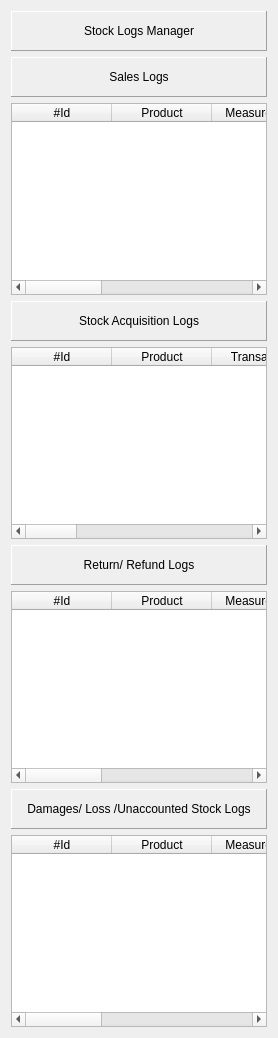
        <widget class="QWidget" name="prd04_stock_logs">
         <layout class="QVBoxLayout" name="verticalLayout_17">
          <item>
           <layout class="QHBoxLayout" name="horizontalLayout_33">
            <item>
             <widget class="QLabel" name="label_184">
              <property name="minimumSize">
               <size>
                <width>0</width>
                <height>40</height>
               </size>
              </property>
              <property name="styleSheet">
               <string notr="true"/>
              </property>
              <property name="frameShape">
               <enum>QFrame::Panel</enum>
              </property>
              <property name="frameShadow">
               <enum>QFrame::Raised</enum>
              </property>
              <property name="text">
               <string>Stock Logs Manager</string>
              </property>
              <property name="alignment">
               <set>Qt::AlignCenter</set>
              </property>
             </widget>
            </item>
           </layout>
          </item>
          <item>
           <widget class="QLabel" name="label_188">
            <property name="minimumSize">
             <size>
              <width>0</width>
              <height>40</height>
             </size>
            </property>
            <property name="styleSheet">
             <string notr="true"/>
            </property>
            <property name="frameShape">
             <enum>QFrame::Panel</enum>
            </property>
            <property name="frameShadow">
             <enum>QFrame::Raised</enum>
            </property>
            <property name="text">
             <string>Sales Logs</string>
            </property>
            <property name="alignment">
             <set>Qt::AlignCenter</set>
            </property>
           </widget>
          </item>
          <item>
           <widget class="QTableWidget" name="tw_stock_logs_sales">
            <column>
             <property name="text">
              <string>#Id</string>
             </property>
            </column>
            <column>
             <property name="text">
              <string>Product</string>
             </property>
            </column>
            <column>
             <property name="text">
              <string>Measurement</string>
             </property>
            </column>
            <column>
             <property name="text">
              <string>Quantity</string>
             </property>
            </column>
            <column>
             <property name="text">
              <string>Unit Cost</string>
             </property>
            </column>
            <column>
             <property name="text">
              <string>View/Edit</string>
             </property>
            </column>
           </widget>
          </item>
          <item>
           <layout class="QHBoxLayout" name="horizontalLayout_39">
            <item>
             <widget class="QLabel" name="label_189">
              <property name="minimumSize">
               <size>
                <width>0</width>
                <height>40</height>
               </size>
              </property>
              <property name="styleSheet">
               <string notr="true"/>
              </property>
              <property name="frameShape">
               <enum>QFrame::Panel</enum>
              </property>
              <property name="frameShadow">
               <enum>QFrame::Raised</enum>
              </property>
              <property name="text">
               <string>Stock Acquisition Logs</string>
              </property>
              <property name="alignment">
               <set>Qt::AlignCenter</set>
              </property>
             </widget>
            </item>
           </layout>
          </item>
          <item>
           <widget class="QTableWidget" name="tw_stock_logs_acquisition">
            <column>
             <property name="text">
              <string>#Id</string>
             </property>
            </column>
            <column>
             <property name="text">
              <string>Product</string>
             </property>
            </column>
            <column>
             <property name="text">
              <string>Transaction</string>
             </property>
            </column>
            <column>
             <property name="text">
              <string>Amount</string>
             </property>
            </column>
            <column>
             <property name="text">
              <string>Unit Cost</string>
             </property>
            </column>
            <column>
             <property name="text">
              <string>Total</string>
             </property>
            </column>
            <column>
             <property name="text">
              <string>DateTime</string>
             </property>
            </column>
            <column>
             <property name="text">
              <string>User</string>
             </property>
            </column>
            <column>
             <property name="text">
              <string>View/Edit</string>
             </property>
            </column>
           </widget>
          </item>
          <item>
           <layout class="QHBoxLayout" name="horizontalLayout_40">
            <item>
             <widget class="QLabel" name="label_194">
              <property name="minimumSize">
               <size>
                <width>0</width>
                <height>40</height>
               </size>
              </property>
              <property name="styleSheet">
               <string notr="true"/>
              </property>
              <property name="frameShape">
               <enum>QFrame::Panel</enum>
              </property>
              <property name="frameShadow">
               <enum>QFrame::Raised</enum>
              </property>
              <property name="text">
               <string>Return/ Refund Logs</string>
              </property>
              <property name="alignment">
               <set>Qt::AlignCenter</set>
              </property>
             </widget>
            </item>
           </layout>
          </item>
          <item>
           <widget class="QTableWidget" name="tw_stock_logs_returns_refunds">
            <column>
             <property name="text">
              <string>#Id</string>
             </property>
            </column>
            <column>
             <property name="text">
              <string>Product</string>
             </property>
            </column>
            <column>
             <property name="text">
              <string>Measurement</string>
             </property>
            </column>
            <column>
             <property name="text">
              <string>Quantity</string>
             </property>
            </column>
            <column>
             <property name="text">
              <string>Unit Cost</string>
             </property>
            </column>
            <column>
             <property name="text">
              <string>View/Edit</string>
             </property>
            </column>
           </widget>
          </item>
          <item>
           <layout class="QHBoxLayout" name="horizontalLayout_41">
            <item>
             <widget class="QLabel" name="label_195">
              <property name="minimumSize">
               <size>
                <width>0</width>
                <height>40</height>
               </size>
              </property>
              <property name="styleSheet">
               <string notr="true"/>
              </property>
              <property name="frameShape">
               <enum>QFrame::Panel</enum>
              </property>
              <property name="frameShadow">
               <enum>QFrame::Raised</enum>
              </property>
              <property name="text">
               <string>Damages/ Loss /Unaccounted Stock Logs</string>
              </property>
              <property name="alignment">
               <set>Qt::AlignCenter</set>
              </property>
             </widget>
            </item>
           </layout>
          </item>
          <item>
           <widget class="QTableWidget" name="tw_stock_logs_loss">
            <column>
             <property name="text">
              <string>#Id</string>
             </property>
            </column>
            <column>
             <property name="text">
              <string>Product</string>
             </property>
            </column>
            <column>
             <property name="text">
              <string>Measurement</string>
             </property>
            </column>
            <column>
             <property name="text">
              <string>Quantity</string>
             </property>
            </column>
            <column>
             <property name="text">
              <string>Unit Cost</string>
             </property>
            </column>
            <column>
             <property name="text">
              <string>View/Edit</string>
             </property>
            </column>
           </widget>
          </item>
         </layout>
        </widget>
